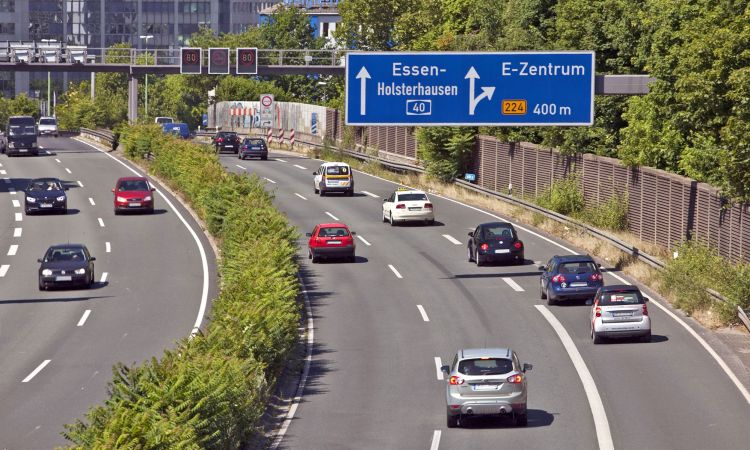
#> input picture RobotDreams/images/autobahn.jpg, 750 x 450 px
$ jupyter execute EdgeDetection.ipynb
#> lines starting #> are read from the running program, lines starting #| are printed output that depends on the picture; after the words box and inside, x2 and y2 are one past the last pixel; in counts of white or black regions, pixels touching at a corner belong together; long printed decimals are rounded
### Edge Detetcion

Edges indicat eobject outlines and play an important role in visual **perception**. Edge are based on local gradients of luminance and therefore have
* magnitude
* orientation

import required libraries

- cv2 - for image processing
- numpy - for numerical operations
- seaborn - for data visualization
- matplotlib.pyplot - for plotting images and graphs

[cell 1]
import cv2
import numpy as np
import seaborn as sns
from matplotlib import pyplot as plt

set up plotting parameters for better visualization of images and graphs. The figure size is set to 15x10 inches and the style is set to 'whitegrid' for a clean look.

[cell 2]
plt.rcParams['figure.figsize'] = [15, 10]
sns.set_style('whitegrid')

read image

[cell 3]
img = cv2.imread('../images/autobahn.jpg')
#> img is the input picture: shape (450, 750, 3); mean B, G, R 106.5, 117.1, 121.6
img = cv2.cvtColor(img, cv2.COLOR_BGR2RGB)
plt.imshow(img)

apply Horizontal and Vertical filters to detect edges

[cell 4]
# Set up kernels
kernel_hor = np.array([[1, -1]])
kernel_ver = np.array([[1], [-1]])

# Prepare gray scale image
gray = cv2.cvtColor(img, cv2.COLOR_RGB2GRAY)
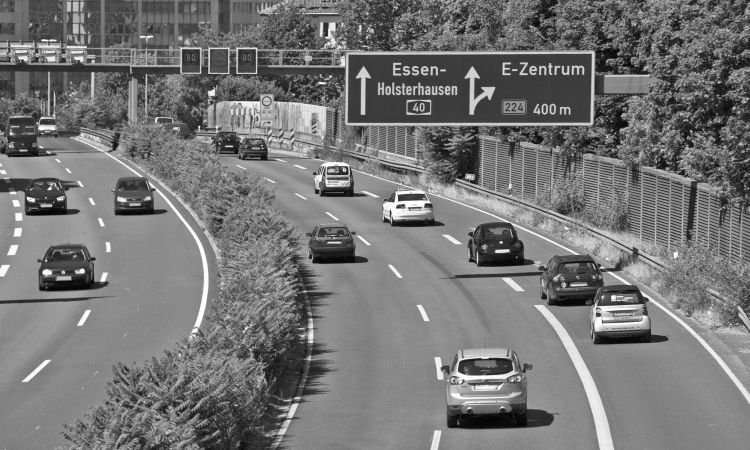
#> gray: shape (450, 750); min 0, max 255, mean 117.3
gray = gray/255

# Convolve discrete gradient kernels with the luminance channel
grad_hor = cv2.filter2D(gray, ddepth=-1, kernel=kernel_hor)
grad_ver = cv2.filter2D(gray, ddepth=-1, kernel=kernel_ver)
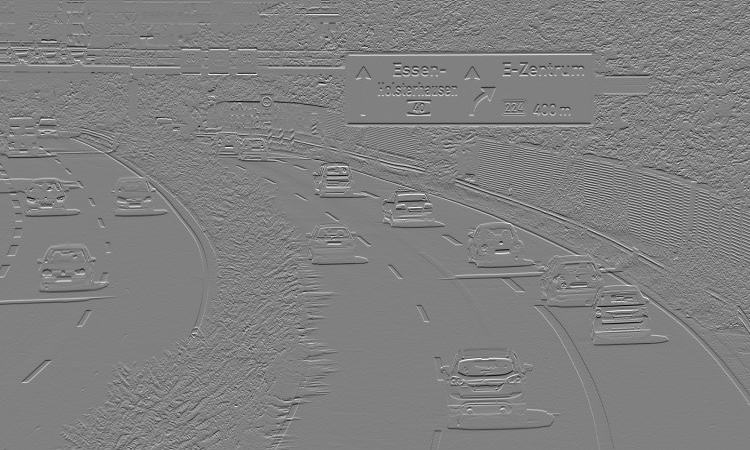
#> grad_ver: shape (450, 750) float64; min -0.745, max 0.733, mean -0.000189; drawn with min black and max white

plt.subplot(121), plt.imshow(grad_hor, cmap='gray'), plt.title('Horizontal gradient')
plt.subplot(122), plt.imshow(grad_ver, cmap='gray'), plt.title('Vertical gradient')

The problem with simple discrete gradients is that they are very sensitive to noise.

[cell 5]
plt.subplot(121), plt.imshow(grad_hor[400:, 200:300], cmap='gray'), plt.title('Horizontal gradient')
plt.subplot(122), plt.imshow(grad_ver[400:, 200:300], cmap='gray'), plt.title('Vertical gradient')
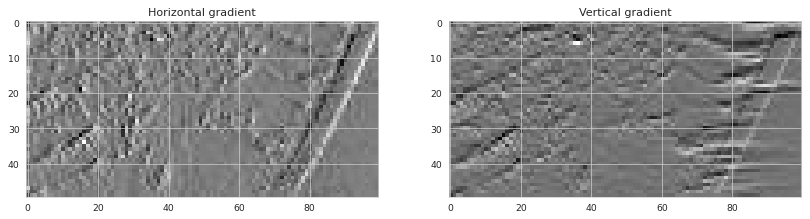
#> figure drawn by matplotlib, 2 panels

### Averaging Filters
Gradient filters can be convolved with averaging filters to get a less noisy gradient map.

[cell 6]
# Set up gradient kernels
Gh = np.array([[1, -1]])
Gv = np.array([[1], [-1]])

# Set up averaging kernels
Ah = 0.5 * np.array([[1, 1]])
Av = 0.5 * np.array([[1], [1]])

# Build separable averaging gradient kernels
Hh = np.matmul(Av, Gh)
Hv = np.matmul(Gv, Ah)

print('Horizontal filter \n', Hh)
print(' ')
print('Vertical filter \n', Hv)

[cell 7]
grad_avg_hor = cv2.filter2D(gray, ddepth=-1, kernel=Hh)
grad_avg_ver = cv2.filter2D(gray, ddepth=-1, kernel=Hv)

plt.subplot(121), plt.imshow(grad_avg_hor, cmap='gray'), plt.title('Horizontal gradient')
plt.subplot(122), plt.imshow(grad_avg_ver, cmap='gray'), plt.title('Vertical gradient')

[cell 8]
block_hor = grad_hor[400:, 200:300]
block_avg_hor = grad_avg_hor[400:, 200:300]
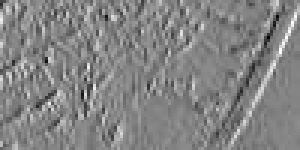
#> block_avg_hor: shape (50, 100) float64 (shown 3 times larger); min -0.355, max 0.325, mean -0.00191; drawn with min black and max white

vmin = max(np.min(block_hor), np.min(block_avg_hor))
#> vmin = -0.355
vmax = min(np.max(block_hor), np.max(block_avg_hor))
#> vmax = 0.325

plt.subplot(121), plt.imshow(block_hor, cmap='gray', vmin=vmin, vmax=vmax), plt.title('Gv')
plt.subplot(122), plt.imshow(block_avg_hor, cmap='gray', vmin=vmin, vmax=vmax), plt.title('Hv')

print(np.min(block_hor), np.max(block_hor))
#| -0.4039 0.4118
print(np.min(block_avg_hor), np.max(block_avg_hor))
#| -0.3549 0.3255

[cell 9]
block_ver = grad_ver[400:, 200:300]
block_avg_ver = grad_avg_ver[400:, 200:300]
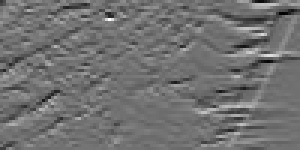
#> block_avg_ver: shape (50, 100) float64 (shown 3 times larger); min -0.445, max 0.559, mean 0.00169; drawn with min black and max white

vmin = max(np.min(block_ver), np.min(block_avg_ver))
#> vmin = -0.445
vmax = min(np.max(block_ver), np.max(block_avg_ver))
#> vmax = 0.559

plt.subplot(121), plt.imshow(block_ver, cmap='gray', vmin=vmin, vmax=vmax), plt.title('Gv')
plt.subplot(122), plt.imshow(block_avg_ver, cmap='gray', vmin=vmin, vmax=vmax), plt.title('Hv')

print(np.min(block_ver), np.max(block_ver))
#| -0.4784 0.5843
print(np.min(block_avg_ver), np.max(block_avg_ver))
#| -0.4451 0.5588

### Sobel Edge Detector
Sober edge detector is a symmetric rgadient filter with weighted averaging. It is one of the most popular and effective gradient filters.

[cell 10]
grad_x = cv2.Sobel(gray, ddepth=-1, dx=1, dy=0)
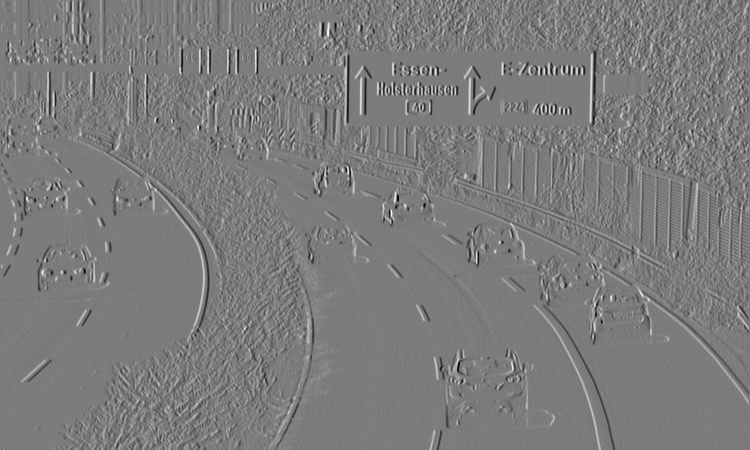
#> grad_x: shape (450, 750) float64; min -3.09, max 3.25, mean -0.000875; drawn with min black and max white
grad_y = cv2.Sobel(gray, ddepth=-1, dx=0, dy=1)
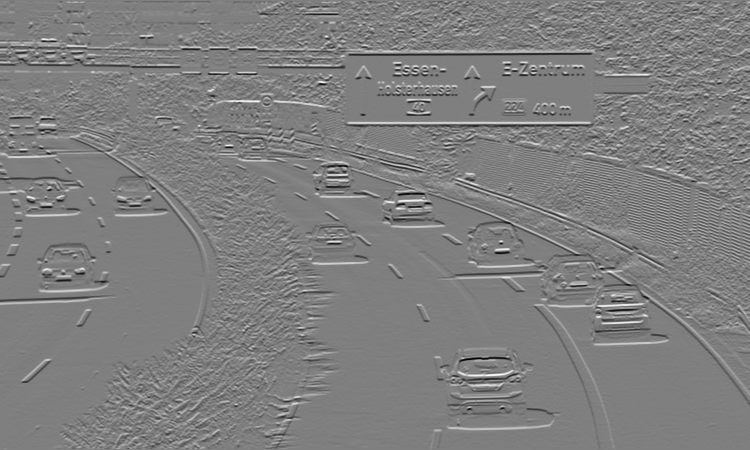
#> grad_y: shape (450, 750) float64; min -3.38, max 3.38, mean 0.00142; drawn with min black and max white

# Compute magnitude
grad = np.sqrt(grad_x**2 + grad_y**2)
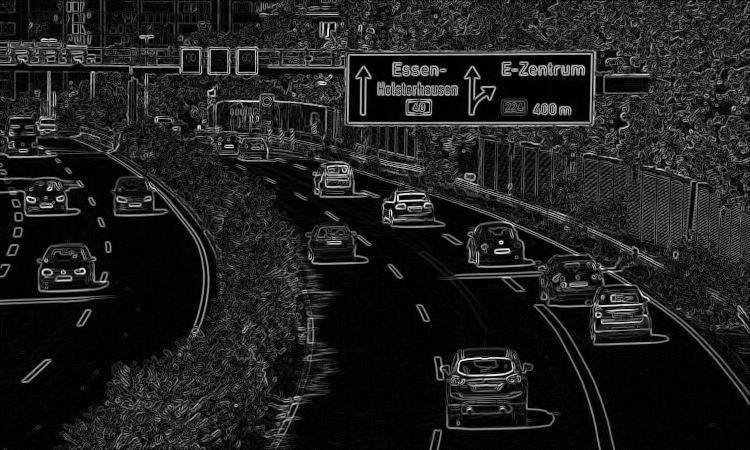
#> grad: shape (450, 750) float64; min 0, max 3.4, mean 0.418; drawn with min black and max white
grad = grad/np.max(grad)
sobel = grad.copy()

plt.imshow(grad, cmap='gray')

### Canny Edge Detector
Produces smooth edges by applying Gaussian prefiltering. It also applies double thresholding via hystheresis. The edges are thinned using non-maximum-suppresion.

[cell 11]
# OpenCV implementation of Canny only accepts uint8 images
gray = cv2.cvtColor(img, cv2.COLOR_RGB2GRAY)

edges = cv2.Canny(gray, threshold1=100, threshold2=550)
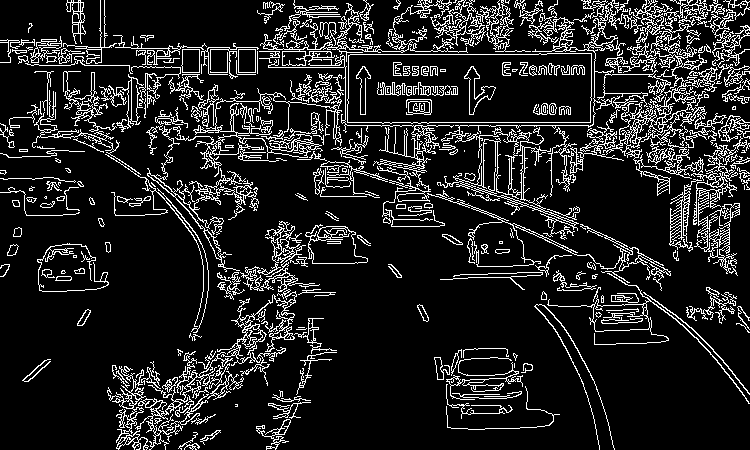
#> edges: shape (450, 750); 13.3% white in thin lines or dots
plt.imshow(edges, cmap='gray')

You can see the NMS edge thinning workig in the following comparison.

[cell 12]
plt.subplot(121), plt.imshow(edges[300:, 400:600], cmap='gray'), plt.title('Canny')
plt.subplot(122), plt.imshow(sobel[300:, 400:600] > 0.3, cmap='gray'), plt.title('Sobel')
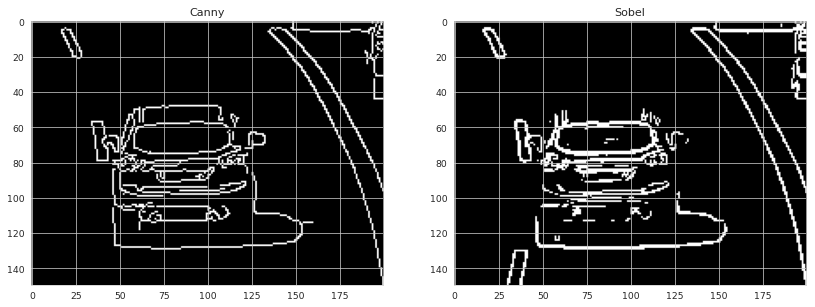
#> figure drawn by matplotlib, 2 panels

$ run again, with RobotDreams/images/Rijeka-Death-Canal.jpg copied over RobotDreams/images/autobahn.jpg
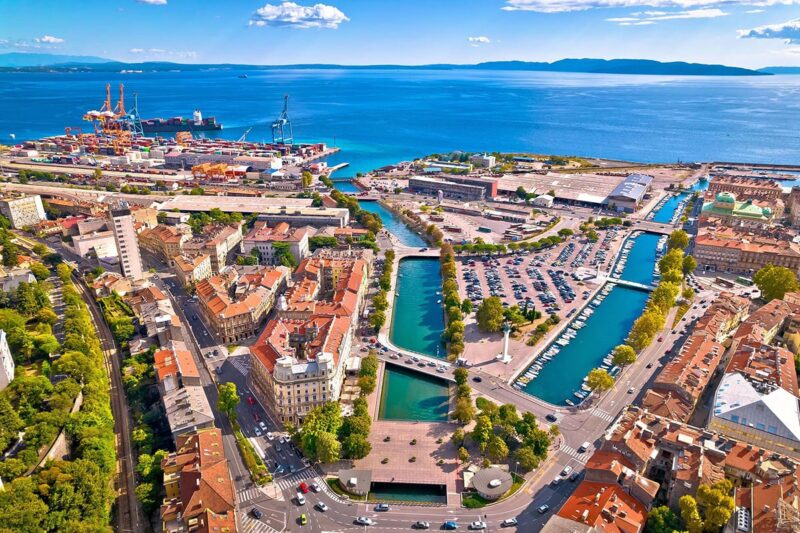
#> input picture RobotDreams/images/Rijeka-Death-Canal.jpg, 800 x 533 px
#> img is the input picture: shape (533, 800, 3); mean B, G, R 138.6, 134.6, 124.3
#> `vmin = max(np.min(block_hor), np.min(block_avg_hor))`: vmin = -0.478
#> `vmax = min(np.max(block_hor), np.max(block_avg_hor))`: vmax = 0.494
#| -0.6 0.6
#| -0.4784 0.4941
#> `vmin = max(np.min(block_ver), np.min(block_avg_ver))`: vmin = -0.514
#> `vmax = min(np.max(block_ver), np.max(block_avg_ver))`: vmax = 0.598
#| -0.5725 0.6392
#| -0.5137 0.598
#> edges: shape (533, 800); 15.3% white in thin lines or dots, all inside (x1, y1, x2, y2) = (0, 58, 800, 533)
#> `[cell 12] plt.subplot(121), plt.imshow(edges[300:, 400:600], cmap='gra..`:
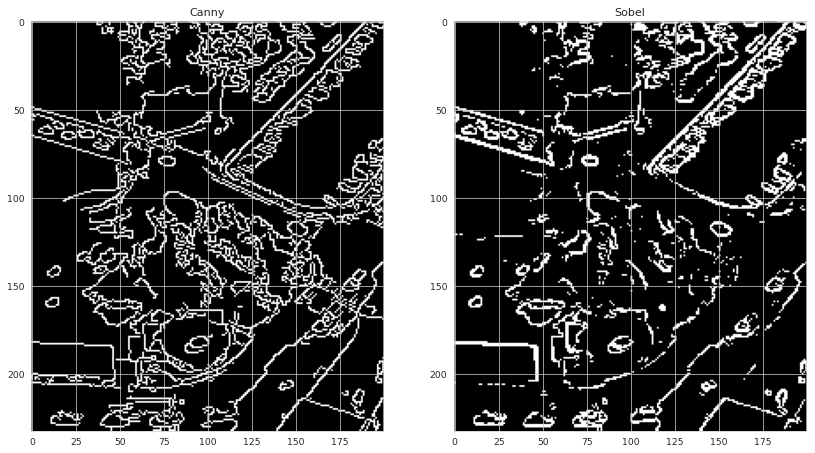
#> figure drawn by matplotlib, 2 panels
